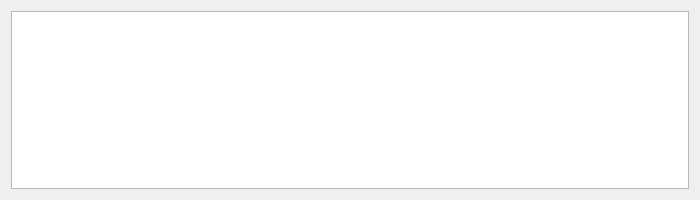
<?xml version="1.0" encoding="UTF-8"?>
<ui version="4.0">
 <class>SecurityAccountForm</class>
 <widget class="QWidget" name="SecurityAccountForm">
  <property name="windowModality">
   <enum>Qt::WindowModal</enum>
  </property>
  <property name="geometry">
   <rect>
    <x>0</x>
    <y>0</y>
    <width>700</width>
    <height>200</height>
   </rect>
  </property>
  <property name="windowTitle">
   <string/>
  </property>
  <property name="locale">
   <locale language="English" country="UnitedKingdom"/>
  </property>
  <layout class="QVBoxLayout" name="verticalLayout">
   <item>
    <widget class="QTableView" name="tableView">
     <property name="sizeAdjustPolicy">
      <enum>QAbstractScrollArea::AdjustIgnored</enum>
     </property>
     <property name="selectionMode">
      <enum>QAbstractItemView::NoSelection</enum>
     </property>
     <property name="selectionBehavior">
      <enum>QAbstractItemView::SelectRows</enum>
     </property>
     <property name="sortingEnabled">
      <bool>true</bool>
     </property>
     <attribute name="horizontalHeaderHighlightSections">
      <bool>false</bool>
     </attribute>
     <attribute name="horizontalHeaderStretchLastSection">
      <bool>true</bool>
     </attribute>
     <attribute name="verticalHeaderVisible">
      <bool>false</bool>
     </attribute>
    </widget>
   </item>
  </layout>
 </widget>
 <resources/>
 <connections/>
</ui>
